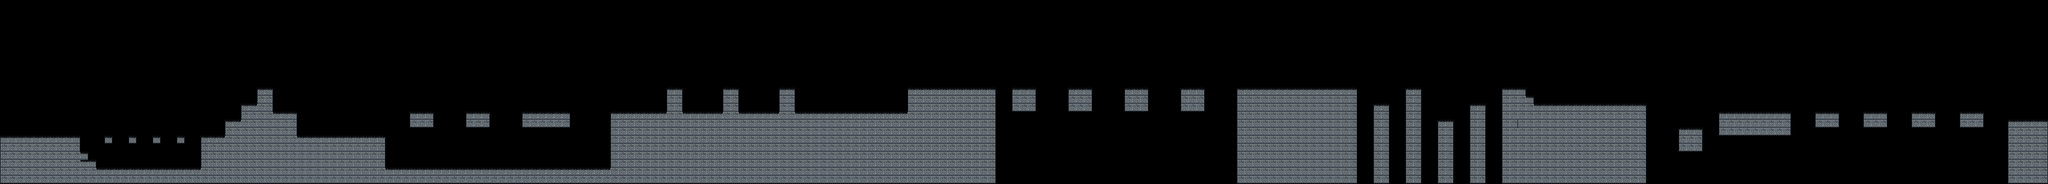

The image is a tile-based game level rendered from a .tmx file. Its description and source (layers, tilesets, objects; grid data summarised) follow:
An orthogonal 255x23 tile map with 32x32 px tiles, 1 tile layer (Capa de patrones 1) and 22 objects (22x enemy_spawn).

<map version="1.10" tiledversion="1.11.2" orientation="orthogonal" renderorder="right-down" width="255" height="23" tilewidth="32" tileheight="32" infinite="0" nextlayerid="3" nextobjectid="24">
 <tileset firstgid="1" name="suelodos" tilewidth="32" tileheight="32" spacing="1" margin="1" tilecount="16" columns="4">
  <image source="suelodos.png" width="133" height="133" />
 </tileset>
 <layer id="1" name="Capa de patrones 1" width="255" height="23">
  <data>[5865 cells, 1414 non-empty, 10 distinct tile ids]</data>
 </layer>
 <objectgroup id="2" name="Capa de Objetos 1">
  <object id="1" name="slime" type="enemy_spawn" x="402.667" y="641.667">
   <polyline points="0,0 372.333,0" />
  </object>
  <object id="2" name="slime" type="enemy_spawn" x="1213" y="515.667">
   <polyline points="0,0 313.333,-1.33333" />
  </object>
  <object id="3" name="dron" type="enemy_spawn" x="1791.17" y="317.167">
   <polyline points="0,0 -0.5,182.167" />
  </object>
  <object id="4" name="slime" type="enemy_spawn" x="1564" y="642">
   <polyline points="0,0 837,2" />
  </object>
  <object id="5" name="dron" type="enemy_spawn" x="2368" y="318">
   <polyline points="0,0 0.666667,190" />
  </object>
  <object id="6" name="slime" type="enemy_spawn" x="2738.5" y="420.5">
   <polyline points="0,0 116,0.5" />
  </object>
  <object id="7" name="slime" type="enemy_spawn" x="2964.5" y="418">
   <polyline points="0,0 117.5,1" />
  </object>
  <object id="8" name="slime" type="enemy_spawn" x="3200" y="417">
   <polyline points="0,0 384,0" />
  </object>
  <object id="9" name="slime" type="enemy_spawn" x="3586" y="417">
   <polyline points="0,0 -388,-2" />
  </object>
  <object id="10" name="dron" type="enemy_spawn" x="4192" y="478">
   <polyline points="0,0 0,-286" />
  </object>
  <object id="11" name="dron" type="enemy_spawn" x="4417" y="193">
   <polyline points="0,0 -1,286" />
  </object>
  <object id="12" name="dron" type="enemy_spawn" x="4640" y="193">
   <polyline points="0,0 0,283" />
  </object>
  <object id="13" name="dron" type="enemy_spawn" x="4869.33" y="196">
   <polyline points="0,0 0,277.333" />
  </object>
  <object id="14" name="slime" type="enemy_spawn" x="5602.5" y="319.5">
   <polyline points="0,0 58.5,0" />
  </object>
  <object id="15" name="dron" type="enemy_spawn" x="5439.5" y="479">
   <polyline points="0,0 0,-230.5" />
  </object>
  <object id="17" name="slime" type="enemy_spawn" x="5857" y="383.5">
   <polyline points="0,0 59.5,0" />
  </object>
  <object id="18" name="slime" type="enemy_spawn" x="6145.67" y="382">
   <polyline points="0,0 386.667,1.33333" />
  </object>
  <object id="19" name="dron" type="enemy_spawn" x="6623" y="581">
   <polyline points="0,0 0,-386" />
  </object>
  <object id="20" name="slime" type="enemy_spawn" x="6873" y="414">
   <polyline points="0,0 245,3" />
  </object>
  <object id="21" name="dron" type="enemy_spawn" x="7234.67" y="405.333">
   <polyline points="0,0 669.333,1.33333" />
  </object>
  <object id="22" name="dron" type="enemy_spawn" x="7893.33" y="405.333">
   <polyline points="0,0 -650.667,0" />
  </object>
  <object id="23" name="slime" type="enemy_spawn" x="8002.5" y="449.833">
   <polyline points="0,0 144.5,0" />
  </object>
 </objectgroup>
</map>
